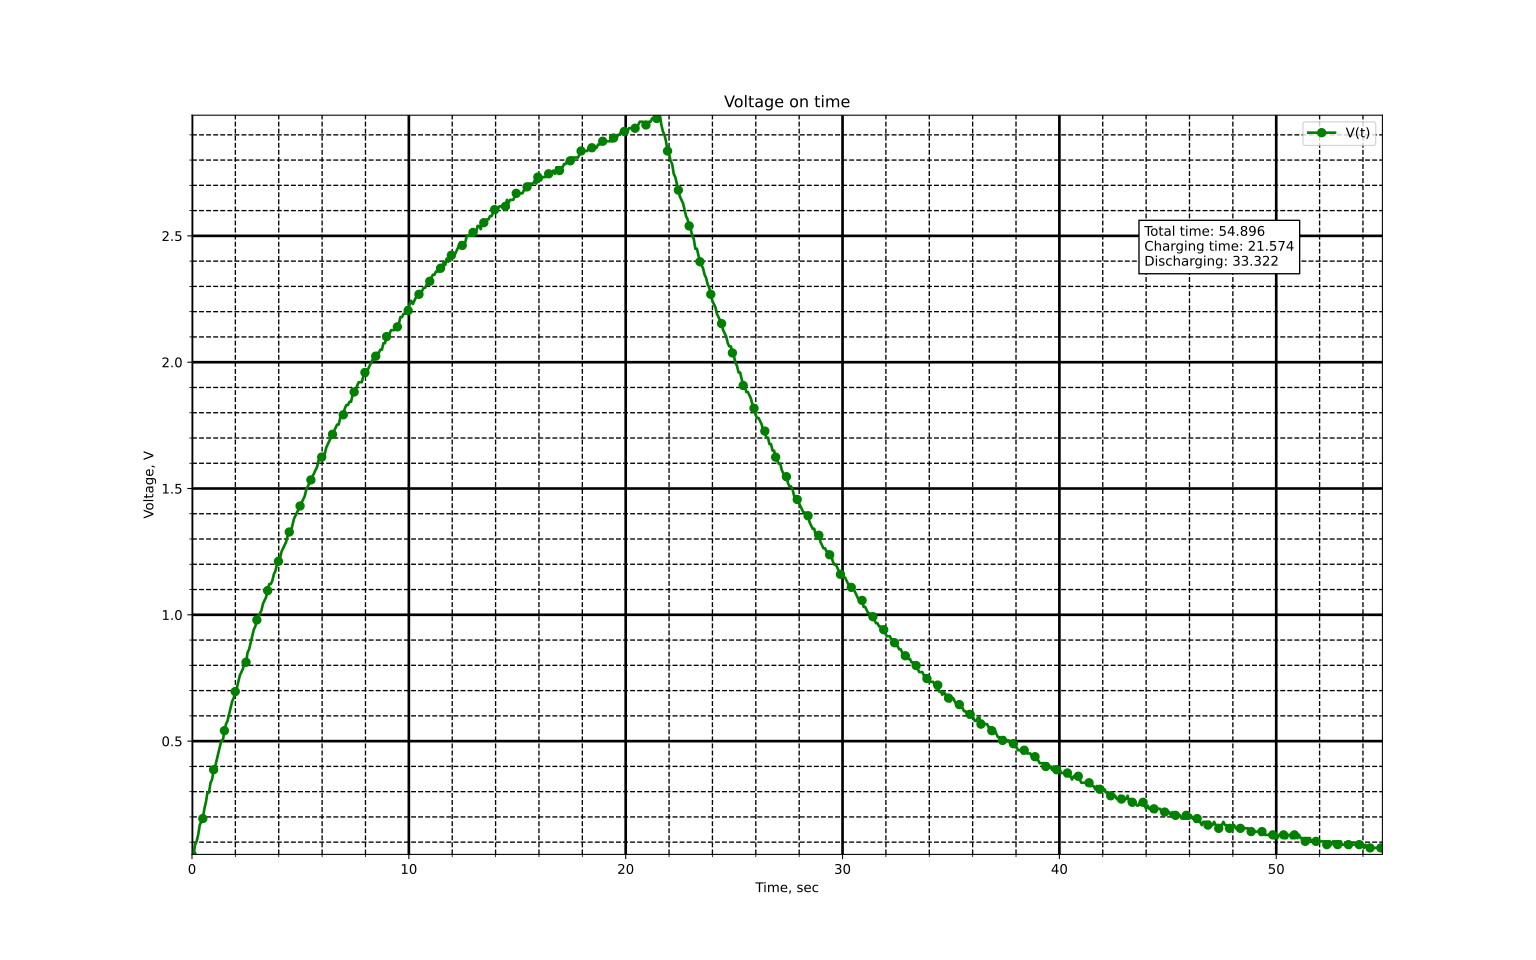

Python code for this plot:
import numpy as np
import matplotlib.pyplot as plt

data_array = np.loadtxt("data.txt", dtype = float)
#print(set(data_array))
settings = np.loadtxt("settings.txt", dtype = float)
fig, ax = plt.subplots(figsize = (16, 10), dpi = 400)
ax.minorticks_on()
time_step = settings[0]/data_array.size
time = np.arange(data_array.size)
time=time*time_step
ax.plot(time, data_array, color = "green", linewidth = 2.0, marker = "o", markevery = 7, label = "V(t)")
plt.ylabel("Voltage, V")
plt.xlabel("Time, sec")
plt.legend()
plt.title("Voltage on time")
plt.ylim(data_array.min(), data_array.max())
plt.xlim(time.min(), time.max())
ax.grid(color = 'black', which = 'major', linestyle = "-", linewidth = 2.0)
ax.grid(color = 'black', which = 'minor', linestyle = "--", linewidth = 1.0)
plt.text(0.8*time.max(), 0.8*data_array.max(), f"Total time: {time.max():.3f}\n"
                                               f"Charging time: {data_array.argmax()*time_step:.3f}\n"
                                               f"Discharging: {time.max()-data_array.argmax()*time_step:.3f}",
         bbox={"facecolor": "white"})
fig.savefig("grafic.png")
fig.savefig("grafic.svg")
#plt.show()